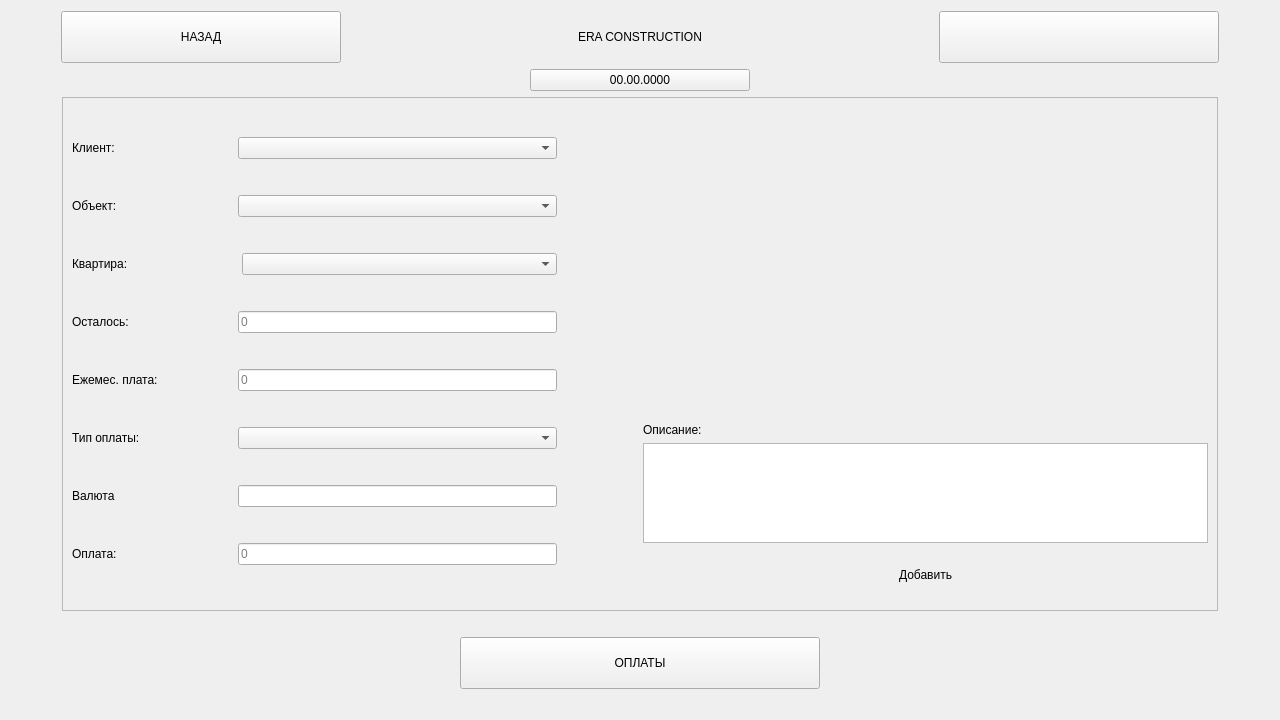
<?xml version="1.0" encoding="UTF-8"?>
<ui version="4.0">
 <class>AddPaymentsPage</class>
 <widget class="QWidget" name="AddPaymentsPage">
  <property name="geometry">
   <rect>
    <x>0</x>
    <y>0</y>
    <width>1280</width>
    <height>720</height>
   </rect>
  </property>
  <property name="windowTitle">
   <string>Form</string>
  </property>
  <layout class="QVBoxLayout" name="verticalLayout">
   <item>
    <layout class="QHBoxLayout" name="horizontalLayout">
     <property name="spacing">
      <number>0</number>
     </property>
     <property name="sizeConstraint">
      <enum>QLayout::SetDefaultConstraint</enum>
     </property>
     <property name="leftMargin">
      <number>50</number>
     </property>
     <property name="rightMargin">
      <number>50</number>
     </property>
     <item>
      <widget class="QPushButton" name="backButton">
       <property name="minimumSize">
        <size>
         <width>0</width>
         <height>52</height>
        </size>
       </property>
       <property name="maximumSize">
        <size>
         <width>280</width>
         <height>16777215</height>
        </size>
       </property>
       <property name="text">
        <string>НАЗАД</string>
       </property>
      </widget>
     </item>
     <item alignment="Qt::AlignHCenter|Qt::AlignVCenter">
      <widget class="QLabel" name="EcoTaxi">
       <property name="minimumSize">
        <size>
         <width>0</width>
         <height>0</height>
        </size>
       </property>
       <property name="text">
        <string>ERA CONSTRUCTION</string>
       </property>
      </widget>
     </item>
     <item>
      <widget class="QPushButton" name="vskButton">
       <property name="minimumSize">
        <size>
         <width>0</width>
         <height>52</height>
        </size>
       </property>
       <property name="maximumSize">
        <size>
         <width>280</width>
         <height>16777215</height>
        </size>
       </property>
       <property name="inputMethodHints">
        <set>Qt::ImhNone</set>
       </property>
       <property name="text">
        <string/>
       </property>
      </widget>
     </item>
    </layout>
   </item>
   <item>
    <layout class="QHBoxLayout" name="horizontalLayout_11">
     <property name="spacing">
      <number>0</number>
     </property>
     <property name="leftMargin">
      <number>0</number>
     </property>
     <property name="rightMargin">
      <number>0</number>
     </property>
     <item>
      <widget class="QPushButton" name="dateButton">
       <property name="minimumSize">
        <size>
         <width>220</width>
         <height>0</height>
        </size>
       </property>
       <property name="maximumSize">
        <size>
         <width>220</width>
         <height>16777215</height>
        </size>
       </property>
       <property name="text">
        <string>00.00.0000</string>
       </property>
      </widget>
     </item>
    </layout>
   </item>
   <item>
    <layout class="QHBoxLayout" name="horizontalLayout_2" stretch="0">
     <property name="spacing">
      <number>50</number>
     </property>
     <property name="leftMargin">
      <number>50</number>
     </property>
     <property name="rightMargin">
      <number>50</number>
     </property>
     <item>
      <widget class="QFrame" name="frame">
       <property name="maximumSize">
        <size>
         <width>1156</width>
         <height>520</height>
        </size>
       </property>
       <property name="frameShape">
        <enum>QFrame::StyledPanel</enum>
       </property>
       <property name="frameShadow">
        <enum>QFrame::Raised</enum>
       </property>
       <layout class="QHBoxLayout" name="horizontalLayout_4">
        <item>
         <layout class="QVBoxLayout" name="verticalLayout_3">
          <property name="leftMargin">
           <number>0</number>
          </property>
          <property name="rightMargin">
           <number>80</number>
          </property>
          <item>
           <layout class="QHBoxLayout" name="horizontalLayout_3" stretch="1,2">
            <item>
             <widget class="QLabel" name="clientLabel">
              <property name="text">
               <string>Клиент:</string>
              </property>
             </widget>
            </item>
            <item>
             <widget class="QComboBox" name="clientBox">
              <property name="maximumSize">
               <size>
                <width>319</width>
                <height>16777215</height>
               </size>
              </property>
             </widget>
            </item>
           </layout>
          </item>
          <item>
           <layout class="QHBoxLayout" name="horizontalLayout_5" stretch="1,2">
            <item>
             <widget class="QLabel" name="objectLabel">
              <property name="text">
               <string>Объект:</string>
              </property>
             </widget>
            </item>
            <item>
             <widget class="QComboBox" name="objectBox"/>
            </item>
           </layout>
          </item>
          <item>
           <layout class="QHBoxLayout" name="horizontalLayout_6" stretch="0,0">
            <item>
             <widget class="QLabel" name="apartmentLabel">
              <property name="text">
               <string>Квартира:</string>
              </property>
             </widget>
            </item>
            <item>
             <widget class="QComboBox" name="apartmentBox">
              <property name="minimumSize">
               <size>
                <width>315</width>
                <height>0</height>
               </size>
              </property>
             </widget>
            </item>
           </layout>
          </item>
          <item>
           <layout class="QHBoxLayout" name="horizontalLayout_23" stretch="1,2">
            <property name="spacing">
             <number>7</number>
            </property>
            <item>
             <widget class="QLabel" name="remainLabel">
              <property name="text">
               <string>Осталось:</string>
              </property>
             </widget>
            </item>
            <item>
             <widget class="QLineEdit" name="remainEdit">
              <property name="enabled">
               <bool>true</bool>
              </property>
              <property name="readOnly">
               <bool>true</bool>
              </property>
              <property name="placeholderText">
               <string>0</string>
              </property>
             </widget>
            </item>
           </layout>
          </item>
          <item>
           <layout class="QHBoxLayout" name="horizontalLayout_8" stretch="1,2">
            <item>
             <widget class="QLabel" name="monthlyPaymentLabel">
              <property name="text">
               <string>Ежемес. плата:</string>
              </property>
             </widget>
            </item>
            <item>
             <widget class="QLineEdit" name="monthlyPaymentEdit">
              <property name="readOnly">
               <bool>true</bool>
              </property>
              <property name="placeholderText">
               <string>0</string>
              </property>
             </widget>
            </item>
           </layout>
          </item>
          <item>
           <layout class="QHBoxLayout" name="horizontalLayout_12" stretch="1,2">
            <item>
             <widget class="QLabel" name="paymentTypeLabel">
              <property name="text">
               <string>Тип оплаты:</string>
              </property>
             </widget>
            </item>
            <item>
             <widget class="QComboBox" name="paymentTypeBox"/>
            </item>
           </layout>
          </item>
          <item>
           <layout class="QHBoxLayout" name="horizontalLayout_13" stretch="1,2">
            <item>
             <widget class="QLabel" name="currencyLabel">
              <property name="text">
               <string>Валюта</string>
              </property>
             </widget>
            </item>
            <item>
             <widget class="QLineEdit" name="currencyEdit">
              <property name="readOnly">
               <bool>true</bool>
              </property>
              <property name="placeholderText">
               <string/>
              </property>
             </widget>
            </item>
           </layout>
          </item>
          <item>
           <layout class="QHBoxLayout" name="horizontalLayout_7" stretch="1,2">
            <item>
             <widget class="QLabel" name="paymentLabel">
              <property name="text">
               <string>Оплата:</string>
              </property>
             </widget>
            </item>
            <item>
             <widget class="QLineEdit" name="paymentEdit">
              <property name="readOnly">
               <bool>false</bool>
              </property>
              <property name="placeholderText">
               <string>0</string>
              </property>
             </widget>
            </item>
           </layout>
          </item>
         </layout>
        </item>
        <item>
         <layout class="QVBoxLayout" name="verticalLayout_4">
          <item>
           <spacer name="verticalSpacer">
            <property name="orientation">
             <enum>Qt::Vertical</enum>
            </property>
            <property name="sizeHint" stdset="0">
             <size>
              <width>20</width>
              <height>40</height>
             </size>
            </property>
           </spacer>
          </item>
          <item>
           <widget class="QLabel" name="descriptionLabel">
            <property name="text">
             <string>Описание:</string>
            </property>
           </widget>
          </item>
          <item>
           <widget class="QTextEdit" name="descriptionEdit">
            <property name="minimumSize">
             <size>
              <width>0</width>
              <height>0</height>
             </size>
            </property>
            <property name="maximumSize">
             <size>
              <width>16777215</width>
              <height>100</height>
             </size>
            </property>
           </widget>
          </item>
          <item>
           <widget class="QPushButton" name="addEventButton">
            <property name="minimumSize">
             <size>
              <width>0</width>
              <height>52</height>
             </size>
            </property>
            <property name="text">
             <string>Добавить</string>
            </property>
            <property name="flat">
             <bool>true</bool>
            </property>
           </widget>
          </item>
         </layout>
        </item>
       </layout>
      </widget>
     </item>
    </layout>
   </item>
   <item>
    <layout class="QHBoxLayout" name="horizontalLayout_9">
     <property name="spacing">
      <number>40</number>
     </property>
     <property name="sizeConstraint">
      <enum>QLayout::SetDefaultConstraint</enum>
     </property>
     <property name="leftMargin">
      <number>50</number>
     </property>
     <property name="topMargin">
      <number>20</number>
     </property>
     <property name="rightMargin">
      <number>50</number>
     </property>
     <property name="bottomMargin">
      <number>20</number>
     </property>
     <item>
      <widget class="QPushButton" name="oplatyButton">
       <property name="minimumSize">
        <size>
         <width>0</width>
         <height>52</height>
        </size>
       </property>
       <property name="maximumSize">
        <size>
         <width>360</width>
         <height>16777215</height>
        </size>
       </property>
       <property name="text">
        <string>ОПЛАТЫ</string>
       </property>
      </widget>
     </item>
    </layout>
   </item>
  </layout>
 </widget>
 <resources/>
 <connections/>
</ui>
